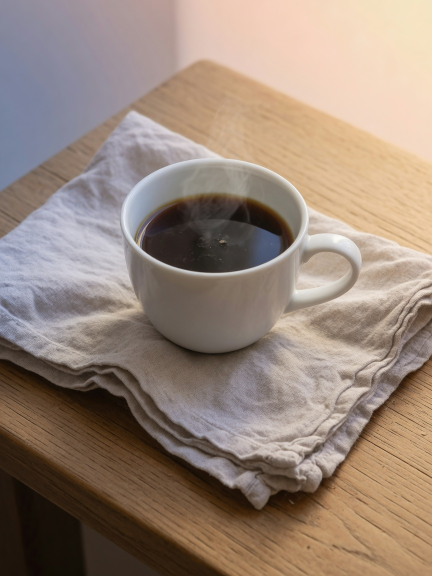
#> input picture modules/orante_desk/tools/_demo72/p01.jpg, 864 x 1152 px (shown at 1/2 size)
$ python -i verify.py   (imports and definitions only)
#> lines starting #> are read from the running program, lines starting #| are printed output that depends on the picture
# -*- coding: utf-8 -*-
"""落盘自证：每次下载成功后立刻核对「这是不是本段该拿的那份」。

4a 全任务 sha256 唯一 —— 抓同一生成物被下了两遍。
4b 首帧对配图（16×16 均值哈希，汉明距离）—— 抓拿错片。
4c 同图段位靠 4a；配图不同但首帧几乎一样 → 黄旗 W_FRAME_TWIN。
阈值按 T0013 实测，不要改：对的 0~7，错的 23~64。

2026-10-06（T0124）：均值哈希对「Grok 调了色调 / 画幅差一点」很敏感——对的片子算出距 17~79，
被当成拿错作废，又反复下到同一个文件。所以均值哈希说「对不上」时，再用画面结构（梯度相关，
画幅对齐）复核一次：跟自己的配图结构一致、又不更像别的图，就收下（frame_rescued）。
两张配图本来就几乎一样时，像哪张都算对。结构也对不上，才按原规则作废。
"""
from __future__ import annotations

import hashlib
import json
import os
import shutil
import threading
import time
from pathlib import Path

from ..errors import OranteError
from ..models import Manifest
from .procutil import run_quiet

# 实测阈值，规格写死，不要自己改
DIST_OK = 10          # ≤10 通过
DIST_SOFT = 16        # 11~16 黄旗，不拦；>16 红旗当拿错
TWIN_DIST = 4         # 首帧距离 <4 且配图不是同一张 → 黄旗

E_DUP_ASSET = "E_DUP_ASSET"
E_WRONG_CLIP = "E_WRONG_CLIP"
W_FRAME_SOFT = "W_FRAME_SOFT"
W_FRAME_TWIN = "W_FRAME_TWIN"
VERIFY_CODES = {E_DUP_ASSET, E_WRONG_CLIP, W_FRAME_SOFT, W_FRAME_TWIN}

# 查漏补缺交叉印证只认这两种「片子不对」
BAD_VERDICTS = {"wrong_clip", "dup"}


# ---- 结构复核（2026-10-06）：均值哈希判错时的第二意见 ----
STRUCT_OK = 0.80        # 片子首帧和自己配图的结构相关 ≥ 这个才可能收下（实测对的片 0.87~1.00）
STRUCT_MARGIN = 0.10    # 而且要比最像的别的图高出这么多（同一人不同姿势的别的图最高 0.90）
STRUCT_SAME_PIC = 0.90  # 两张配图之间这么像 = 几乎是同一张图，片子像哪张都算对
STRUCT_TAIL_OK = 0.85   # 参考是上一段尾帧时（没有「别的图」可比）
_STRUCT_N = 32
_GRAD_CACHE: dict = {}


# [279 lines left out: functions _grad_vec, _crop_aspect, struct_sim, _first_frame_image, _small_image, struct_recheck and 5 more, not called in this run]

# (路径, 大小, mtime) → 中间结果，进程内缓存
_CACHE: dict = {}

# 配图哈希落盘：data/ahash-cache.json
_DISK: dict = {}
_DISK_LOADED = False
_DISK_LOCK = threading.Lock()
_DISK_DIRTY = False

# ffmpeg 调用计数（验收用，验完留着）
_FFMPEG_CALLS = 0
_FFMPEG_LOCK = threading.Lock()

# 同一段连续作废次数（日志合并用，进程内、按 seg 对象）
_VOID_STREAK: dict[int, int] = {}


def ffmpeg_calls() -> int:
    """_ffmpeg_gray16 累计调用次数。"""
    return _FFMPEG_CALLS


# [16 lines left out: functions reset_ffmpeg_calls, sha256_file, not called in this run]


def hamming(a: int, b: int) -> int:
    return (int(a) ^ int(b)).bit_count()


def ahash_hex(bits: int) -> str:
    return f"{int(bits) & ((1 << 256) - 1):064x}"


# [7 lines left out: function ahash_from_hex, not called in this run]


def _ahash_raw(data: bytes) -> int | None:
    if len(data) < 256:
        return None
    pix = data[:256]
    avg = sum(pix) / 256.0
    bits = 0
    for i, p in enumerate(pix):
        if p >= avg:
            bits |= 1 << (255 - i)
    return bits


def find_ffmpeg() -> str:
    from . import checks
    return checks.find_ffmpeg() or ""


# [91 lines left out: functions _ffmpeg_gray16, _pillow_gray16, ahash_image, has_audio, strip_audio, not called in this run]


def ahash_image_cropped(path: Path) -> int | None:
    """配图按交给 Flow 的规则居中裁成精确 16:9（横 / 正方形）或 9:16（竖）以后的哈希。
    已经是精确画幅就返回 None（跟整张图一样，不用再比）。"""
#> called with path = '../../tools/_demo72/p01.jpg'
    sig = _sig(path)
    if sig is None:
        return None
    key = ("ahash_crop", sig)
    if key in _CACHE:
        return _CACHE[key]
    val = None
    try:
        from PIL import Image
        with Image.open(path) as src:
#> src is the input picture: PIL image 864x1152 RGB; mean R, G, B 151.5, 133.3, 120.5
            w, h = src.size
#> w = 864; h = 1152
            target = (16 / 9) if w >= h else (9 / 16)
#> target = 0.562
            ratio = (w / h) if h else target
#> ratio = 0.75
            if abs(ratio - target) > 1e-3:
                if ratio > target:
                    nw = h * target
#> nw = 648
                    x0 = (w - nw) / 2.0
#> x0 = 108
                    box = (int(round(x0)), 0, int(round(x0 + nw)), h)
#> box = (108, 0, 756, 1152)
                else:
                    nh = w / target
                    y0 = (h - nh) / 2.0
                    box = (0, int(round(y0)), w, int(round(y0 + nh)))
                im = src.convert("L").crop(box).resize((16, 16), Image.BICUBIC)
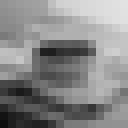
#> im: PIL image 16x16 L (shown 8 times larger); min 14, max 226, mean 135.9
                val = _ahash_raw(im.tobytes())
#> val = 115792089237316195418863155760669607997954212600443620576508697739051819008031
    except Exception:
        val = None
    _CACHE[key] = val
    return val


def ahash_video(path: Path, ffmpeg: str = "") -> int | None:
    ffmpeg = ffmpeg or find_ffmpeg()
    return _cached_ahash(path, ffmpeg, video=True)


def _sig(path: Path):
    try:
        st = Path(path).stat()
        return (str(path), st.st_size, int(st.st_mtime))
    except OSError:
        return None


# [5 lines left out: function _abs_key, not called in this run]


def _cache_path() -> Path:
    from .. import paths
    return paths.DATA / "ahash-cache.json"


# [48 lines left out: functions _ensure_disk_locked, _persist_disk_locked, flush_ahash_cache, not called in this run]


def clear_mem_cache() -> None:
    """深度刷新：丢掉进程内 (路径,大小,mtime) → 哈希 的缓存。"""
    _CACHE.clear()


# [183 lines left out: functions prune_ahash_cache, _disk_lookup, _disk_store, _cached_ahash, _clip_path, _thresholds_for and 2 more, not called in this run]


def _issue(code: str, text: str, level: str) -> dict:
    return {"level": level, "text": text, "code": code}


# [53 lines left out: functions issues_from_result, _merge_issues, _void_to, not called in this run]


def void_clip(task_dir: Path, dest: Path) -> Path | None:
    """把拿错/重复的文件挪进 clips/_错件/，返回新路径。"""
    return _void_to(task_dir, dest, "_错件")


def _label(s: int) -> str:
    return f"s{int(s):03d}"


# [551 lines left out: functions after_download, clear_void_streak, _next_void_tier, _log_void_line, _apply_void, _fill_twins and 8 more, not called in this run]

>>> result = ahash_image_cropped('../../tools/_demo72/p01.jpg')
#> result has the same summary as val in ahash_image_cropped
